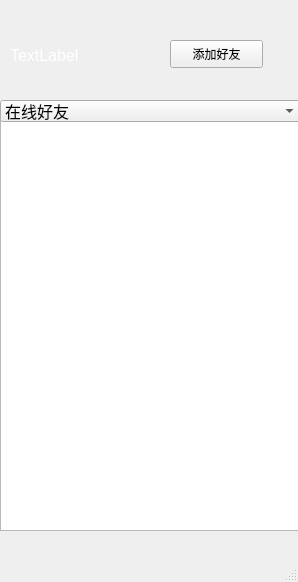
<?xml version="1.0" encoding="UTF-8"?>
<ui version="4.0">
 <class>qqlist</class>
 <widget class="QMainWindow" name="qqlist">
  <property name="geometry">
   <rect>
    <x>0</x>
    <y>0</y>
    <width>298</width>
    <height>582</height>
   </rect>
  </property>
  <property name="windowTitle">
   <string>MainWindow</string>
  </property>
  <widget class="QWidget" name="centralwidget">
   <widget class="QListWidget" name="friendlist">
    <property name="geometry">
     <rect>
      <x>0</x>
      <y>120</y>
      <width>301</width>
      <height>411</height>
     </rect>
    </property>
    <property name="font">
     <font>
      <pointsize>12</pointsize>
     </font>
    </property>
   </widget>
   <widget class="QPushButton" name="addfriend">
    <property name="geometry">
     <rect>
      <x>170</x>
      <y>40</y>
      <width>93</width>
      <height>28</height>
     </rect>
    </property>
    <property name="text">
     <string>添加好友</string>
    </property>
   </widget>
   <widget class="QComboBox" name="friend_2">
    <property name="geometry">
     <rect>
      <x>0</x>
      <y>100</y>
      <width>301</width>
      <height>22</height>
     </rect>
    </property>
    <property name="font">
     <font>
      <pointsize>12</pointsize>
     </font>
    </property>
    <item>
     <property name="text">
      <string>在线好友</string>
     </property>
    </item>
    <item>
     <property name="text">
      <string>离线好友</string>
     </property>
    </item>
   </widget>
   <widget class="QLabel" name="userlabel">
    <property name="geometry">
     <rect>
      <x>10</x>
      <y>30</y>
      <width>131</width>
      <height>51</height>
     </rect>
    </property>
    <property name="font">
     <font>
      <pointsize>12</pointsize>
     </font>
    </property>
    <property name="text">
     <string>&lt;html&gt;&lt;head/&gt;&lt;body&gt;&lt;p&gt;&lt;span style=&quot; color:#ffffff;&quot;&gt;TextLabel&lt;/span&gt;&lt;/p&gt;&lt;/body&gt;&lt;/html&gt;</string>
    </property>
   </widget>
  </widget>
  <widget class="QMenuBar" name="menubar">
   <property name="geometry">
    <rect>
     <x>0</x>
     <y>0</y>
     <width>298</width>
     <height>26</height>
    </rect>
   </property>
  </widget>
  <widget class="QStatusBar" name="statusbar"/>
 </widget>
 <resources/>
 <connections/>
</ui>
